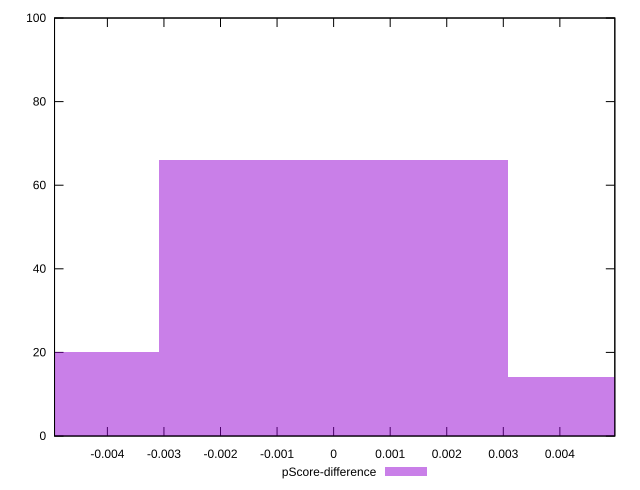

The gnuplot source for this figure:
reset

$pScoreDifference <<EOF
0 66
-0.006162818489738902 20
0.006162818489738902 14
EOF

set key outside below
set boxwidth 0.006162818489738902
set xrange [-0.004934371165805418:0.004971692242878856]
set yrange [0:100]
set trange [0:100]
set style fill transparent solid 0.5 noborder
set terminal svg size 640, 490 enhanced background rgb 'white'
set output "report_00015_2021-02-09T16-11-33.973Z/mainthread-work-breakdown/samples/pages+cached+noadtech+nomedia+nocss/pScore-difference/histogram.svg"

plot $pScoreDifference title "pScore-difference" with boxes

reset
